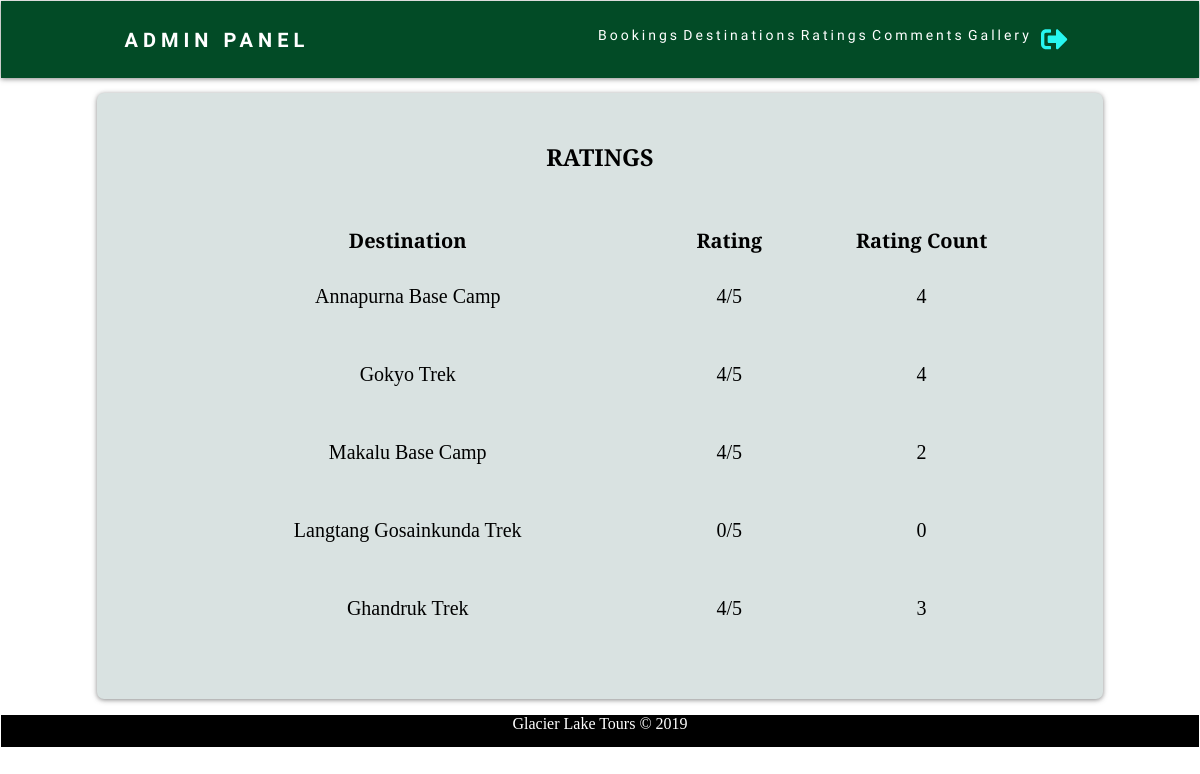
/adratings.php (signed in), run on the app's committed database.
### tables this page shows
CREATE TABLE `destination` (
  `destid` int(11) NOT NULL,
  `destname` varchar(128) NOT NULL,
  `cost` int(11) NOT NULL,
  `overview` text NOT NULL,
  `days` int(11) NOT NULL,
  `descrip` text NOT NULL,
  `destimg` varchar(128) NOT NULL,
  `bdays` int(11) NOT NULL,
  `bcost` int(11) NOT NULL
);

### adratings.php (the view, shortened to what this page needs)
<?php
	include('includes/header3.php');
?>
<!DOCTYPE html>
<html>
<head>
	<link rel="stylesheet" type="text/css" href="css/rstyle.css">
</head>
<body>
	<div class="wrapper">
		<div class="box">
			<div style="font-size: 20px;">
			<h3>RATINGS</h3>
			<?php
				$sql2 = "SELECT * FROM destination ORDER BY destid ASC";
				$result2 = mysqli_query($connection, $sql2);
				echo "<table class='tabl'>
					<tr><th>Destination</th>
					<th>Rating</th>
					<th>Rating Count</th>
					</tr>";
				while ($row2 = mysqli_fetch_assoc($result2)) {
					$destid = $row2['destid'];
					$destname = $row2['destname'];
					$sql3 = "SELECT rid, COUNT(dest) 'countex' FROM ratings WHERE dest='$destid'";
					$result3 = mysqli_query($connection, $sql3);
					$row3 = mysqli_fetch_assoc($result3);
					$sql4 = "SELECT rid, AVG(rating) 'ratex' FROM ratings WHERE dest='$destid'";
					$result4 = mysqli_query($connection, $sql4);
					$row4 = mysqli_fetch_assoc($result4);
					echo "<tr>
					<td>".$destname."</td>
					<td>".round($row4['ratex'])."/5</td>
					<td>".$row3['countex']."</td>
					</tr>";
				}
				echo "</table>";
				?>
			</div>
		</div>
	</div>
</body>
<footer>
			<p>Glacier Lake Tours &copy; 2019</p>
	</footer>
</html>

### css/style.css (style rules this page uses)
body { display: block;; background: white; margin: 1px !important; font-family: 'Alegreya', serif; }
.wrapper { margin:1px 8%; display: grid; grid-gap: 20px; }
.box { background: #d9e2e1; text-align: center; padding: 1.5rem 2rem; box-shadow: 0 1px 5px rgba(104, 104, 104, 0.8); border-radius: 7px; }
.tabl { width: 100%; border-spacing: 5px; padding: 25px; }
.table th,td { padding: 25px; }
footer { background: black; color: white; }
footer p { text-align: center; height: 2rem; }

### data on the page
destination: destname "Annapurna Base Camp", ratex "4", countex "4"
destination: destname "Gokyo Trek", ratex "4", countex "4"
destination: destname "Makalu Base Camp", ratex "4", countex "2"
destination: destname "Langtang Gosainkunda Trek", ratex "0", countex "0"
destination: destname "Ghandruk Trek", ratex "4", countex "3"
